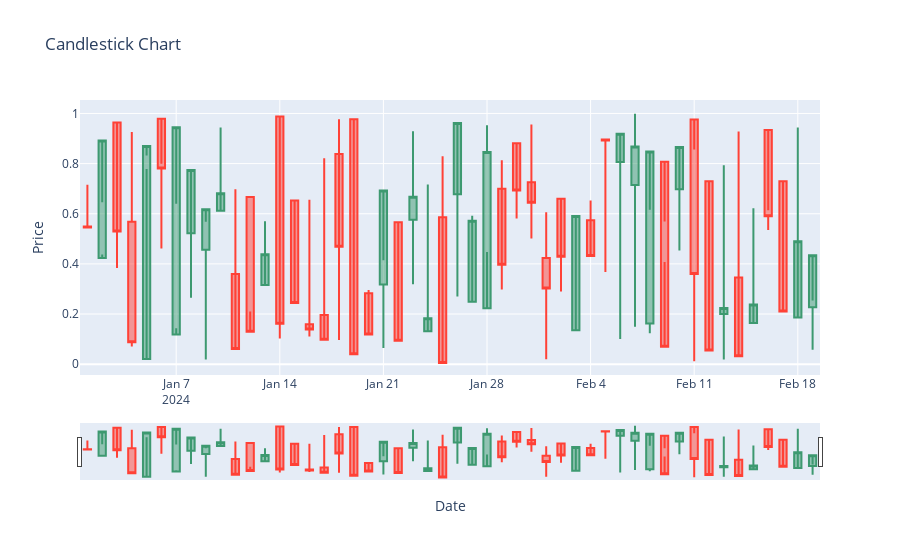

The notebook cell saved with this chart:
### Code cell
import numpy as np
import pandas as pd
import plotly.graph_objs as go

# Load data from CSV
data = pd.read_csv('Data/data7.csv', index_col=0, parse_dates=True)

# Candlestick Chart
fig = go.Figure(data=[go.Candlestick(x=data.index,
                open=data['A'],
                high=data['B'],
                low=data['C'],
                close=data['D'])])

fig.update_layout(title='Candlestick Chart',
                  xaxis_title='Date',
                  yaxis_title='Price')

fig.show()
